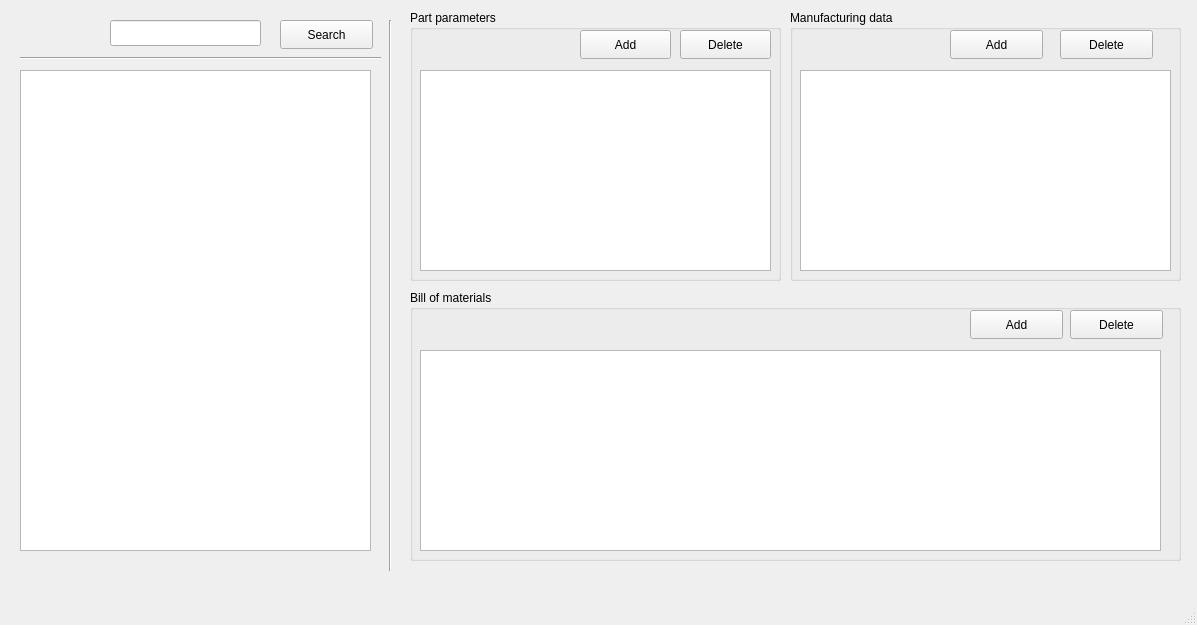
<?xml version="1.0" encoding="UTF-8"?>
<ui version="4.0">
 <class>MainWindow</class>
 <widget class="QMainWindow" name="MainWindow">
  <property name="geometry">
   <rect>
    <x>0</x>
    <y>0</y>
    <width>1197</width>
    <height>625</height>
   </rect>
  </property>
  <property name="windowTitle">
   <string>MainWindow</string>
  </property>
  <widget class="QWidget" name="centralwidget">
   <widget class="QLineEdit" name="searchPart">
    <property name="geometry">
     <rect>
      <x>110</x>
      <y>20</y>
      <width>151</width>
      <height>26</height>
     </rect>
    </property>
   </widget>
   <widget class="QGroupBox" name="partParamgGroupBox">
    <property name="geometry">
     <rect>
      <x>410</x>
      <y>10</y>
      <width>371</width>
      <height>271</height>
     </rect>
    </property>
    <property name="title">
     <string>Part parameters</string>
    </property>
    <widget class="QTableWidget" name="partParameterTable">
     <property name="geometry">
      <rect>
       <x>10</x>
       <y>60</y>
       <width>351</width>
       <height>201</height>
      </rect>
     </property>
    </widget>
    <widget class="QPushButton" name="addPartParamButton">
     <property name="geometry">
      <rect>
       <x>170</x>
       <y>20</y>
       <width>91</width>
       <height>29</height>
      </rect>
     </property>
     <property name="text">
      <string>Add</string>
     </property>
    </widget>
    <widget class="QPushButton" name="deletePartParamButton">
     <property name="geometry">
      <rect>
       <x>270</x>
       <y>20</y>
       <width>91</width>
       <height>29</height>
      </rect>
     </property>
     <property name="text">
      <string>Delete</string>
     </property>
    </widget>
    <zorder>partParameterTable</zorder>
    <zorder>deletePartParamButton</zorder>
    <zorder>addPartParamButton</zorder>
   </widget>
   <widget class="Line" name="line">
    <property name="geometry">
     <rect>
      <x>20</x>
      <y>50</y>
      <width>361</width>
      <height>16</height>
     </rect>
    </property>
    <property name="orientation">
     <enum>Qt::Horizontal</enum>
    </property>
   </widget>
   <widget class="QGroupBox" name="manufacturingDataroupBox">
    <property name="geometry">
     <rect>
      <x>790</x>
      <y>10</y>
      <width>391</width>
      <height>271</height>
     </rect>
    </property>
    <property name="title">
     <string>Manufacturing data</string>
    </property>
    <widget class="QPushButton" name="addManufDataButton">
     <property name="geometry">
      <rect>
       <x>160</x>
       <y>20</y>
       <width>93</width>
       <height>29</height>
      </rect>
     </property>
     <property name="text">
      <string>Add</string>
     </property>
    </widget>
    <widget class="QTableView" name="dataTable">
     <property name="geometry">
      <rect>
       <x>10</x>
       <y>60</y>
       <width>371</width>
       <height>201</height>
      </rect>
     </property>
    </widget>
    <widget class="QPushButton" name="deleteManufDataButton">
     <property name="geometry">
      <rect>
       <x>270</x>
       <y>20</y>
       <width>93</width>
       <height>29</height>
      </rect>
     </property>
     <property name="text">
      <string>Delete</string>
     </property>
    </widget>
   </widget>
   <widget class="QPushButton" name="searchButton">
    <property name="geometry">
     <rect>
      <x>280</x>
      <y>20</y>
      <width>93</width>
      <height>29</height>
     </rect>
    </property>
    <property name="text">
     <string>Search</string>
    </property>
   </widget>
   <widget class="QTableWidget" name="overviewTable">
    <property name="geometry">
     <rect>
      <x>20</x>
      <y>70</y>
      <width>351</width>
      <height>481</height>
     </rect>
    </property>
   </widget>
   <widget class="QGroupBox" name="bomGroupBox">
    <property name="geometry">
     <rect>
      <x>410</x>
      <y>290</y>
      <width>771</width>
      <height>271</height>
     </rect>
    </property>
    <property name="title">
     <string>Bill of materials</string>
    </property>
    <widget class="QPushButton" name="addBomPartButton">
     <property name="geometry">
      <rect>
       <x>560</x>
       <y>20</y>
       <width>93</width>
       <height>29</height>
      </rect>
     </property>
     <property name="text">
      <string>Add</string>
     </property>
    </widget>
    <widget class="QTableWidget" name="bomTable">
     <property name="geometry">
      <rect>
       <x>10</x>
       <y>60</y>
       <width>741</width>
       <height>201</height>
      </rect>
     </property>
    </widget>
    <widget class="QPushButton" name="deleteBomPartButton">
     <property name="geometry">
      <rect>
       <x>660</x>
       <y>20</y>
       <width>93</width>
       <height>29</height>
      </rect>
     </property>
     <property name="text">
      <string>Delete</string>
     </property>
    </widget>
   </widget>
   <widget class="Line" name="line_2">
    <property name="geometry">
     <rect>
      <x>380</x>
      <y>20</y>
      <width>21</width>
      <height>551</height>
     </rect>
    </property>
    <property name="orientation">
     <enum>Qt::Vertical</enum>
    </property>
   </widget>
  </widget>
  <widget class="QMenuBar" name="menubar">
   <property name="geometry">
    <rect>
     <x>0</x>
     <y>0</y>
     <width>1197</width>
     <height>26</height>
    </rect>
   </property>
  </widget>
  <widget class="QStatusBar" name="statusbar"/>
 </widget>
 <resources/>
 <connections/>
 <slots>
  <slot>cellDoubleClicked(int,int)</slot>
 </slots>
</ui>
